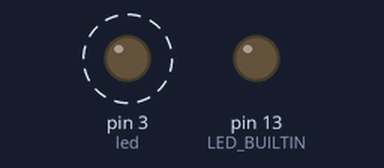
The sketch below on a simulated Arduino Uno, built with avr-gcc and run on an emulated ATmega328P. On the bench: output pins drawn as LEDs (lit = HIGH). Dashed ring = blinking.

Above: at 0.5 s.
At 3.5 s:
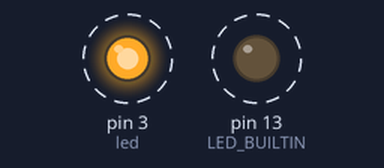
Timing chart, 0 to 4.6 s (numbered marks = the images above):
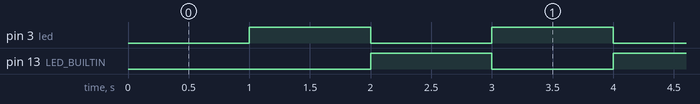

Measured:
- by itself, pin 3 (led), pin 13 (LED_BUILTIN): alternates HIGH for 1.0 s and LOW for 1.0 s

The sketch:

led.ino
```cpp
//Inbuilt led is always pin no. 13
int led = 3;

void setup()
{
  pinMode(LED_BUILTIN, OUTPUT);
  pinMode(led, OUTPUT);
}

void loop()
{
  delay(1000);
  digitalWrite(led, HIGH);
  digitalWrite(LED_BUILTIN, LOW);
  delay(1000);
  digitalWrite(led, LOW);
  digitalWrite(LED_BUILTIN, HIGH);
}
```
